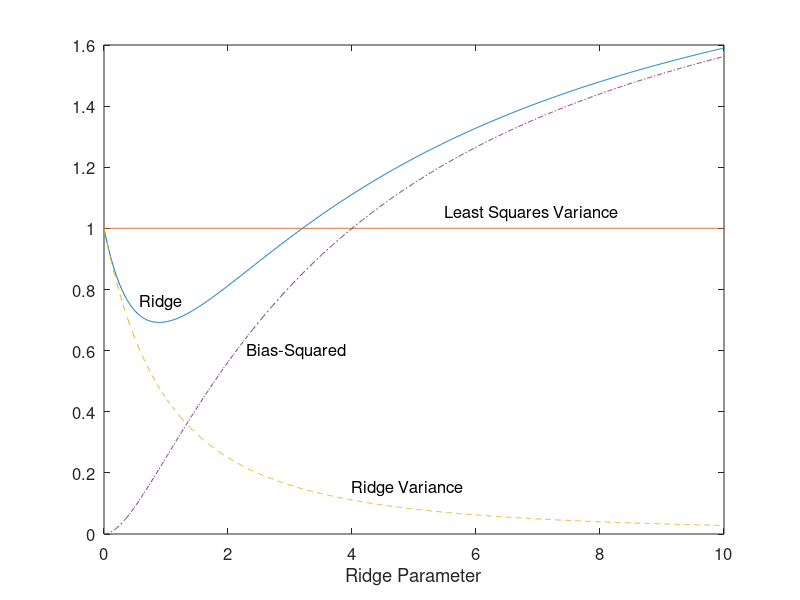

Source code (MATLAB):
% This example provides a plot of the ridge variance,
% the least squares variance, the ridge residual sum 
% squares, and the bias-squared quantities as a function 
% of the ridge parameter for a simple system. It outputs 
% the upper bound, the minimum value and the zero 
% derivative condition.

% Optimal Estimation of Dynamic Systems by Crassidis and Junkins
% Example 2.10

% Written by John L. Crassidis 9/03

% Other Required Routines: none

% Ridge Variables
sig2=2;
lam=2;
x=1.5;
phi=[0:0.01:10]';
fac=(lam+phi);
p=lam*sig2./fac./fac;
q=(sig2*lam+phi.*phi*x*x)./fac./fac;
bias2=phi.*phi./fac./fac*x*x;
pls=sig2/lam;

% Plot Results
t=phi;
plot(t,q,t,ones(length(phi),1)*pls,t,p,'--',t,bias2,'-.')
axis([0 10 0 1.6]);
set(gca,'Fontsize',12);set(gca,'Fontname','Helvetica');
set(gca,'Ytick',[0 0.2 0.4 0.6 0.8 1.0 1.2 1.4 1.6])

text(5.5,1.05,'Least Squares Variance','Fontsize',12)
text(0.57,0.76,'Ridge','Fontsize',12)
text(4,0.15,'Ridge Variance','Fontsize',12)
text(2.3,0.6,'Bias-Squared','Fontsize',12)
h=get(gca,'Xlabel');
set(h,'String','\fontsize{12} {Ridge Parameter \phi}')
xlabel('Ridge Parameter')

% Upper Bound
upper_bound=2*sig2/(x*x-sig2/lam)

% Check Minimum
mink=find(q==min(q));
minphi=phi(mink)
facmin3=(lam+minphi)^3;
should_be_near_zero=2*minphi*lam*x^2/facmin3-2*sig2*lam/facmin3